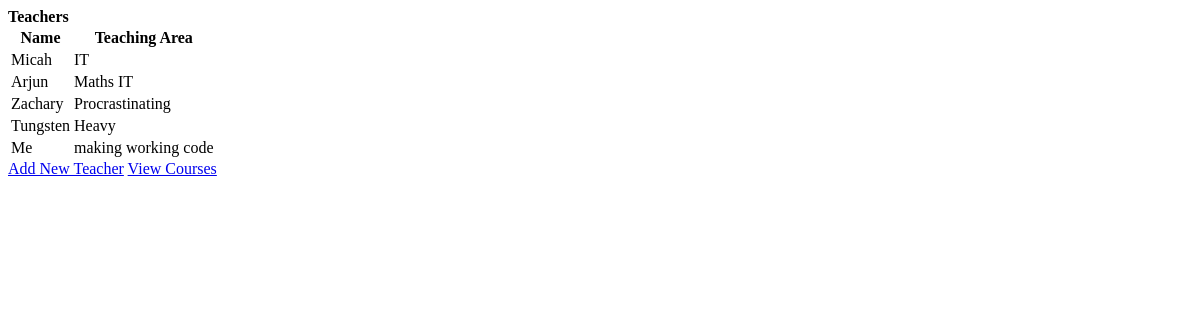
Before: / with the older database file.
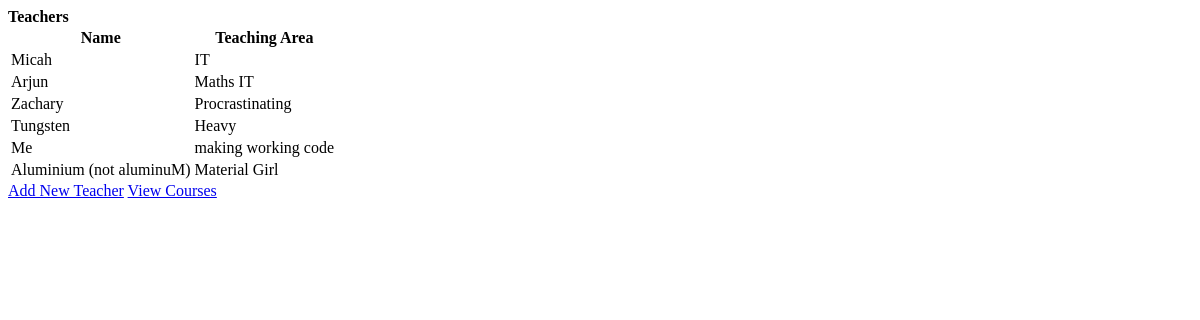
After: the same page with the newer database file.
### MyApp/models.py (models this page shows, shortened)
class teacher(models.Model):
    Name = models.CharField(max_length=25)
    Area = models.CharField(max_length=30)
    Courses = models.ManyToManyField(course, blank=True)

### MyApp/views.py (the view)
# urls.py: re_path(r'^$', MyApp.views.index, name='index'),
def index(request):
    teach = teacher.objects.all()
    return render(request,"MyApp/index.html",{'content':teach})

### MyApp/templates/MyApp/index.html (shortened to what this page needs)
<html>
<head>
</head>
<body>
    <strong>Teachers</strong>
    {% if content %}
    <table>
        <tr>
            <th>Name</th>
            <th>Teaching Area</th>
        </tr>
        {% for teach in content %}
        <tr>
            <td>{{ teach.Name }}</td>
            <td>{{ teach.Area }}</td>
        </tr>
        {% endfor %}
    </table>
    {% else %}
    <strong>No data!!</strong>
    {% endif %}
    <a href="{% url 'input' %}">Add New Teacher</a>
    <a href="{% url 'course' %}">View Courses</a>
</body>
</html>

Changed rows visible on the page:
added teacher: Name "Aluminium (not aluminuM)", Area "Material Girl"
